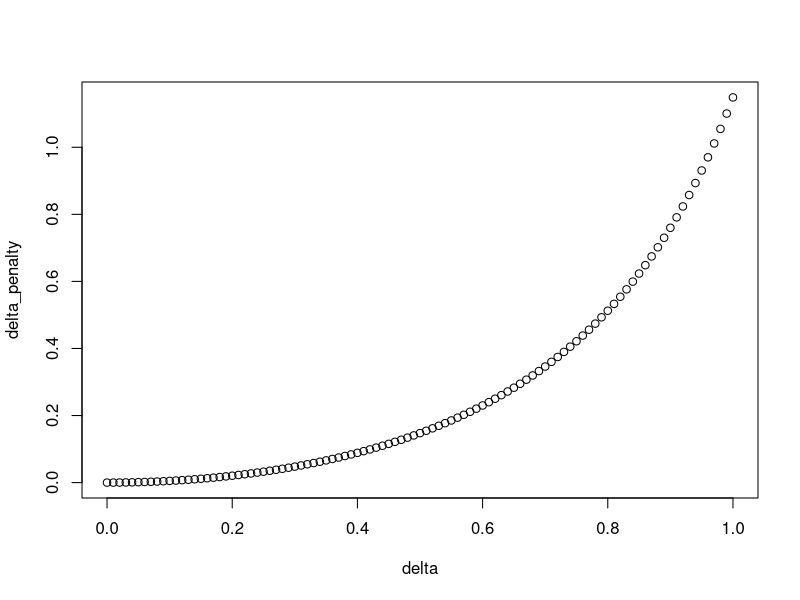

Source code (R): (Note: this script raises an error after producing the figure.)
1.2e+7/24

lambda <- 0.5
delta_limit <- 2

delta <- seq(from = 0, to = 1, by = 0.01)
# y = (-exp(lambda*x)/(x-delta_limit))-(1/delta_limit)
delta_penalty <- {}
for (i in 1:length(delta)) {
  if ((delta[i] > 0)&(delta[i] < delta_limit)) {
    delta_penalty[i] <- (-exp(lambda*delta[i]^2)/(delta[i]^2-delta_limit))-(1/delta_limit)
  }else if (delta[i] >= delta_limit) {
    delta_penalty[i] <- abs(delta[i])^2*500
  }else{
    delta_penalty[i] <- 0
  }
}
plot(delta,delta_penalty)
max(y)
delta[401]
14170386/24
plot(df$time,df)

sum(df_result$cost, na.rm = T)

(-exp(0.50*0.5)/(0.5-4))-(1/4)

plot(df$hp_cons,df$tsupply, col=df$hp_status)
